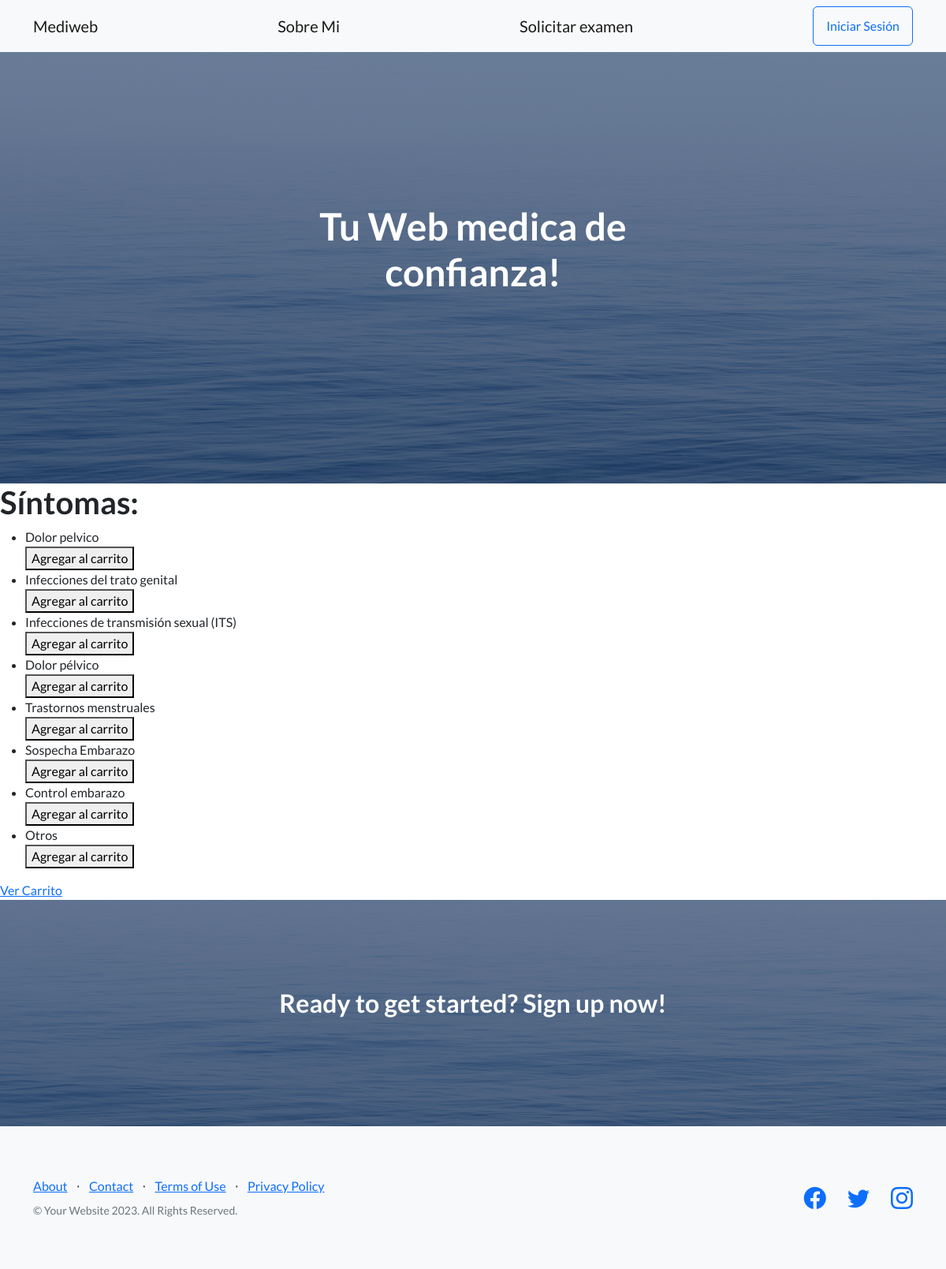
The app's page /ver_diagnosticos/1/ with its own data.
### AppWeb/models.py (models this page shows, shortened)
class Item(models.Model):
    nombre = models.CharField(max_length=100)
    categoria = models.ForeignKey(Categoria, on_delete=models.CASCADE, null=True, blank=True)
    derivacion = models.ForeignKey(Derivacion, on_delete=models.CASCADE, null=True, blank=True)
    descripcion = models.TextField(blank=True)

### AppWeb/views.py (the view)
# urls.py: path('ver_diagnosticos/<int:derivacion_id>/', views.ver_diagnosticos, name='ver_diagnosticos'),
def ver_diagnosticos(request, derivacion_id):
    derivacion = get_object_or_404(Derivacion, id=derivacion_id)
    diagnosticos = Item.objects.filter(derivacion=derivacion)
    return render(request, 'derivaciones/diagnostico.html', {'derivacion': derivacion, 'diagnosticos': diagnosticos})

### AppWeb/templates/derivaciones/diagnostico.html (shortened to what this page needs)
{% extends 'base.html' %}
{% load static %}
{% block content %}
<h1>Síntomas:</h1>
<ul>
    {% for diagnostico in diagnosticos %}
    <li>{{ diagnostico.nombre }}</li>
    <form method="post" action="{% url 'agregar_al_carrito' %}">
        <button type="submit">Agregar al carrito</button>
    </form>
    {% endfor %}
</ul>
<a href="{% url 'resumen_carrito' %}">Ver Carrito</a>
{% endblock %}

### records on screen
Item: nombre "Dolor pelvico"
Item: nombre "Infecciones del trato genital"
Item: nombre "Infecciones de transmisión sexual (ITS)"
Item: nombre "Dolor pélvico"
Item: nombre "Trastornos menstruales"
Item: nombre "Sospecha Embarazo"
Item: nombre "Control embarazo"
Item: nombre "Otros"
